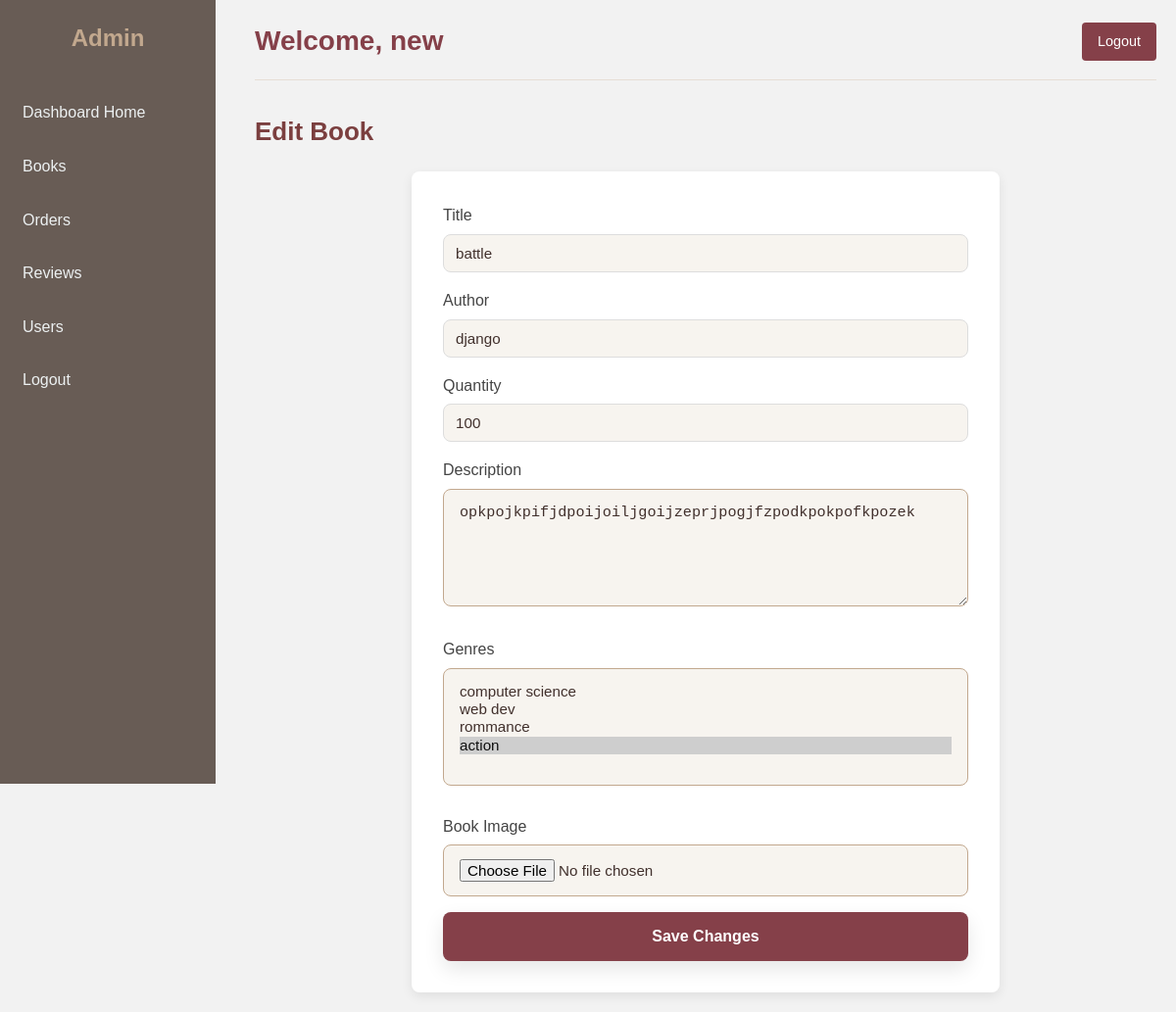
The app's page /dashboard/books/edit/4/ (signed in), older data.
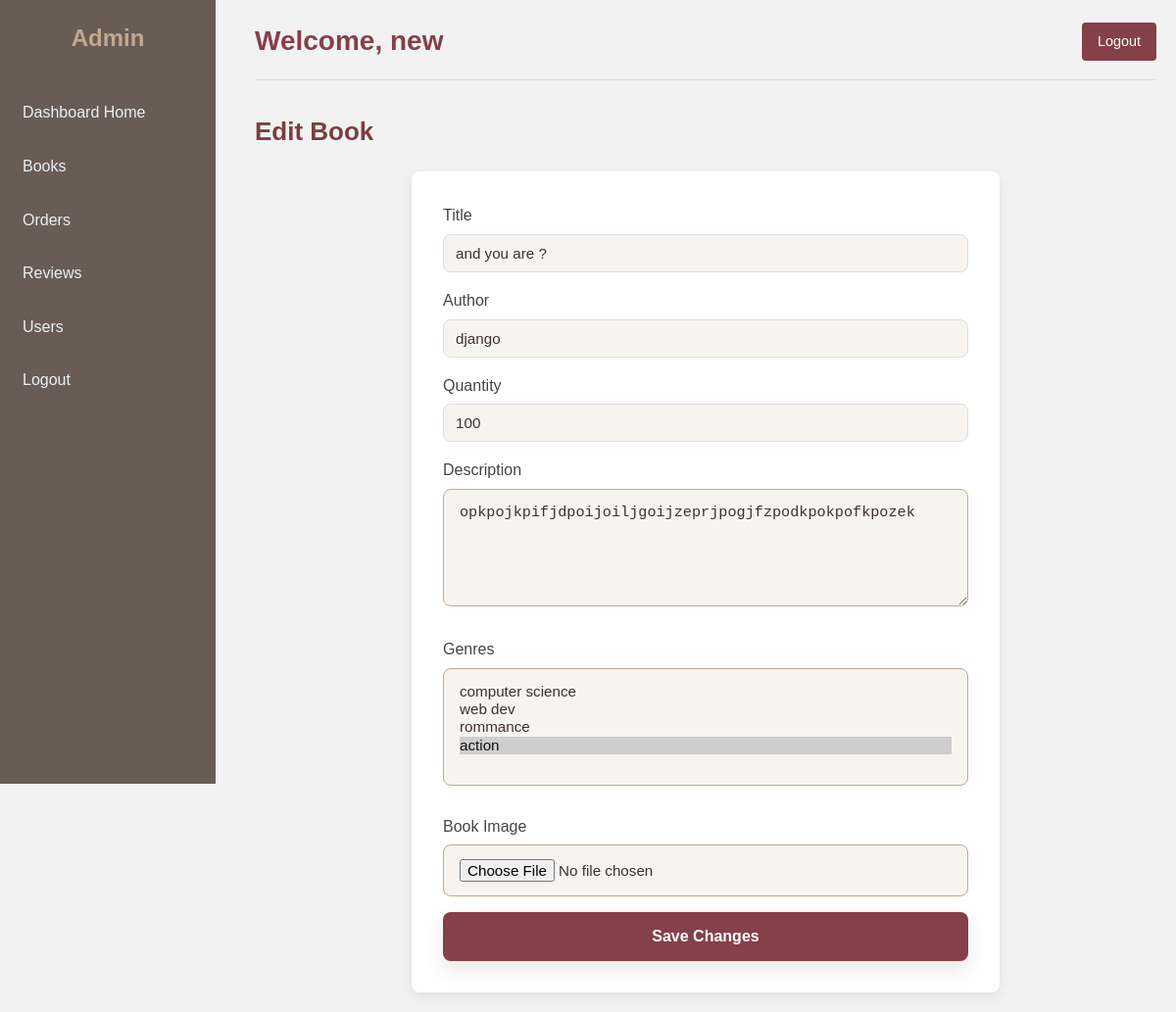
The same page, newer data.
### library_app/models.py (models this page shows, shortened)
class Book(models.Model):
    title = models.CharField(max_length=200)
    author = models.CharField(max_length=150)
    publication_date = models.DateField(blank=True, null=True)
    quantity = models.PositiveIntegerField(default=0)
    genres = models.ManyToManyField(Genre, related_name="books")
    reviews = models.DecimalField(max_digits=2, decimal_places=1, blank=True, null=True)
    description = models.TextField(blank=True, null=True)
    image = models.ImageField(upload_to="books/", blank=True, null=True)

class Genre(models.Model):
    name = models.CharField(max_length=100, unique=True)

### library_app/views.py (the view, shortened to what this page needs)
# urls.py: path('dashboard/books/edit/<int:book_id>/', views.admin_update_book_view, name='admin_edit_book'),
@login_required
def admin_update_book_view(request, book_id):
    book = get_object_or_404(Book, id=book_id)
    return render(request, "library_app/admin_edit_book.html", {
        "book": book,
        "genres": Genre.objects.all()
    })

### library_app/templates/library_app/admin_edit_book.html (shortened to what this page needs)
{% extends 'library_app/base_admin.html' %}
{% block content %}
<h2 class="page-title">Edit Book</h2>
<form method="POST" action="" enctype="multipart/form-data" class="edit-form">
    <label for="title">Title</label>
    <input type="text" name="title" id="title" value="{{ book.title }}" required>
    <label for="author">Author</label>
    <input type="text" name="author" id="author" value="{{ book.author }}" required>
    <label for="quantity">Quantity</label>
    <input type="number" name="quantity" id="quantity" value="{{ book.quantity }}" min="0" required>
    <label for="description">Description</label>
    <textarea name="description" id="description" rows="4">{{ book.description }}</textarea>
    <label for="genres">Genres</label>
    <select name="genres" id="genres" multiple>
        {% for genre in genres %}
            <option value="{{ genre.id }}"
                {% if genre in book.genres.all %}selected{% endif %}>
                {{ genre.name }}
            </option>
        {% endfor %}
    </select>
    <label for="image">Book Image</label>
    <input type="file" name="image" id="image">
    <button type="submit" class="submit-btn">Save Changes</button>
</form>
{% endblock %}

Row changes from the older to the newer data that the page shows:
changed Book "django": title "battle" → "and you are ?"
